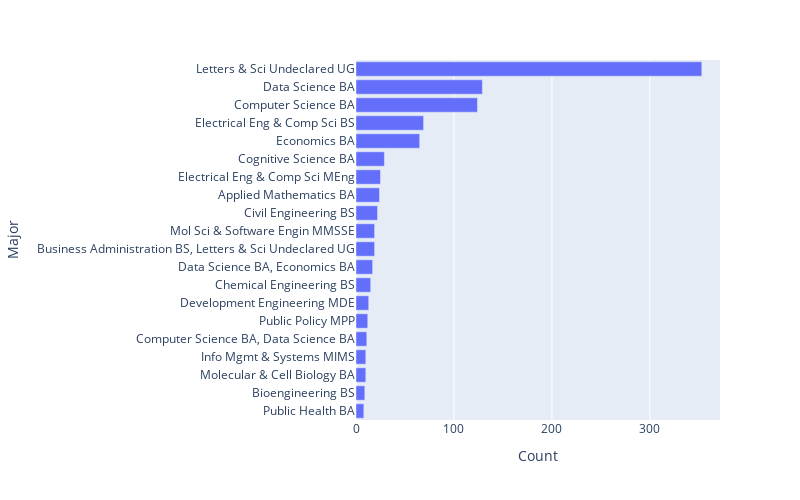

Notebook source saved alongside this figure:
### Markdown cell above
### We will often use visualizations to make sense of data
**In Data 100, we will deal with many different kinds of data (not just numbers) and we will study techniques to describe types of data.**

**How can we summarize the Majors field?** A good starting point might be to use a bar plot:

### Code cell
# Interactive using plotly

fig = px.bar(majors_count.loc[::-1], orientation='h')
fig.update_layout(showlegend=False, 
                  xaxis_title='Count', 
                  yaxis_title='Major',
                  autosize=False, 
                  width=800, 
                  height=500)

### Figure 1 — Plotly figure (JSON) as saved in the notebook; plotly's stock layout.template omitted (floating-point values rounded to 4 significant figures)
{"data": [{"alignmentgroup": "True", "hovertemplate": "variable=count<br>value=%{x}<br>Majors=%{y}<extra></extra>", "legendgroup": "count", "marker": {"color": "#636efa", "pattern": {"shape": ""}}, "name": "count", "offsetgroup": "count", "orientation": "h", "showlegend": true, "textposition": "auto", "type": "bar", "x": [8, 9, 10, 10, 11, 12, 13, 15, 17, 19, 19, 22, 24, 25, 29, 65, 69, 124, 129, 353], "xaxis": "x", "y": ["Public Health BA", "Bioengineering BS", "Molecular & Cell Biology BA", "Info Mgmt & Systems MIMS", "Computer Science BA, Data Science BA", "Public Policy MPP", "Development Engineering MDE", "Chemical Engineering BS", "Data Science BA, Economics BA", "Business Administration BS, Letters & Sci Undeclared UG", "Mol Sci & Software Engin MMSSE", "Civil Engineering BS", "Applied Mathematics BA", "Electrical Eng & Comp Sci MEng", "Cognitive Science BA", "Economics BA", "Electrical Eng & Comp Sci BS", "Computer Science BA", "Data Science BA", "Letters & Sci Undeclared UG"], "yaxis": "y"}], "layout": {"autosize": false, "barmode": "relative", "height": 500, "legend": {"title": {"text": "variable"}, "tracegroupgap": 0}, "margin": {"t": 60}, "showlegend": false, "width": 800, "xaxis": {"anchor": "y", "autorange": true, "domain": [0, 1], "range": [0, 371.6], "title": {"text": "Count"}, "type": "linear"}, "yaxis": {"anchor": "x", "autorange": true, "domain": [0, 1], "range": [-0.5, 19.5], "title": {"text": "Major"}, "type": "category"}}}
